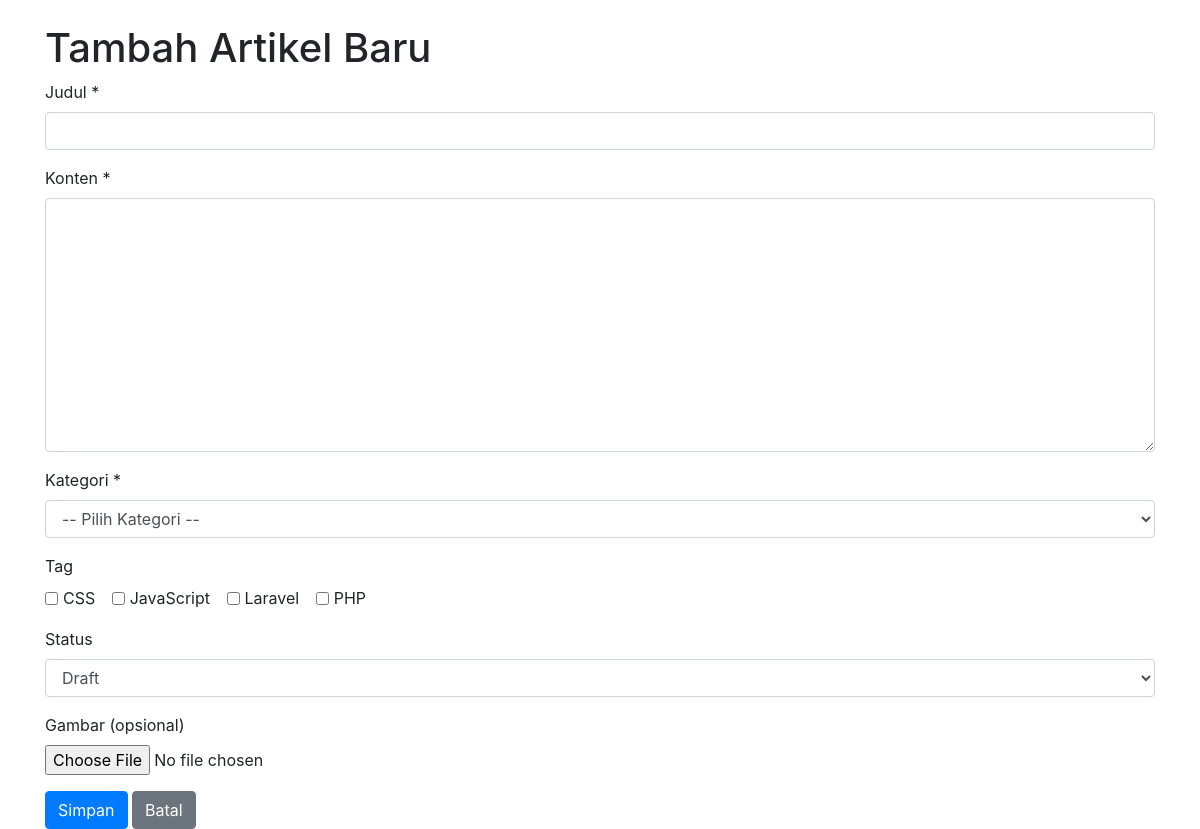
/tugas_uts/admin/artikel/tambah.php (signed in), run on the app's committed database.
### tables this page shows
CREATE TABLE `tag` (
  `id` int(11) NOT NULL,
  `nama` varchar(50) NOT NULL,
  `slug` varchar(50) NOT NULL,
  `created_at` timestamp NOT NULL DEFAULT current_timestamp()
);

### tugas_uts/admin/artikel/tambah.php (the view, shortened to what this page needs)
<?php
require_once '../../config/database.php';
$stmt_tag = $pdo->query("SELECT id, nama FROM tag ORDER BY nama");
$tag_list = $stmt_tag->fetchAll();
?>
<!DOCTYPE html>
<html lang="id">
<head>
    <link rel="stylesheet" href="https://stackpath.bootstrapcdn.com/bootstrap/4.5.2/css/bootstrap.min.css">
</head>
<body>
<div class="container mt-4">
    <h1>Tambah Artikel Baru</h1>
    <form method="POST" enctype="multipart/form-data">
        <div class="form-group">
            <label>Judul *</label>
            <input type="text" name="judul" class="form-control" required>
        </div>
        <div class="form-group">
            <label>Konten *</label>
            <textarea name="konten" id="editor" class="form-control" rows="10"></textarea>
        </div>
        <div class="form-group">
            <label>Kategori *</label>
            <select name="kategori_id" class="form-control" required>
                <option value="">-- Pilih Kategori --</option>
            </select>
        </div>
        <div class="form-group">
            <label>Tag</label><br>
            <?php foreach ($tag_list as $tag): ?>
                <div class="form-check form-check-inline">
                    <input class="form-check-input" type="checkbox" name="tags[]" value="<?= $tag['id'] ?>" id="tag_<?= $tag['id'] ?>">
                    <label class="form-check-label" for="tag_<?= $tag['id'] ?>"><?= htmlspecialchars($tag['nama']) ?></label>
                </div>
            <?php endforeach; ?>
        </div>
        <div class="form-group">
            <label>Status</label>
            <select name="status" class="form-control">
                <option value="draft">Draft</option>
            </select>
        </div>
        <div class="form-group">
            <label>Gambar (opsional)</label>
            <input type="file" name="gambar" class="form-control-file">
        </div>
        <button type="submit" class="btn btn-primary">Simpan</button>
        <a href="index.php" class="btn btn-secondary">Batal</a>
    </form>
</div>
</body>
</html>

### data on the page
tag: nama "CSS"
tag: nama "JavaScript"
tag: nama "Laravel"
tag: nama "PHP"
